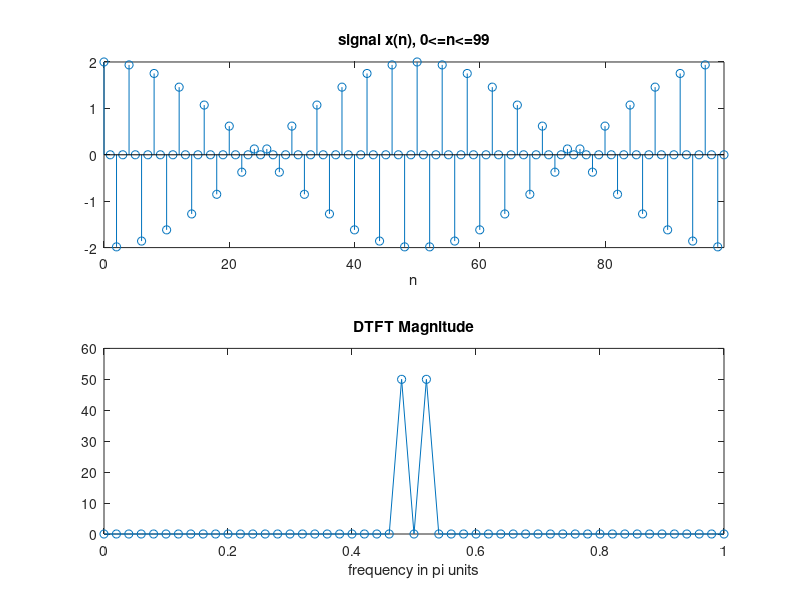
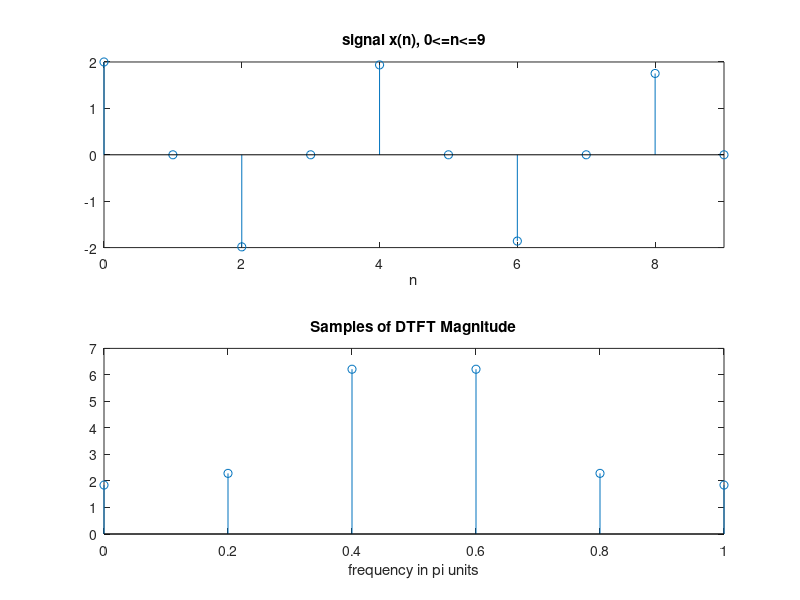
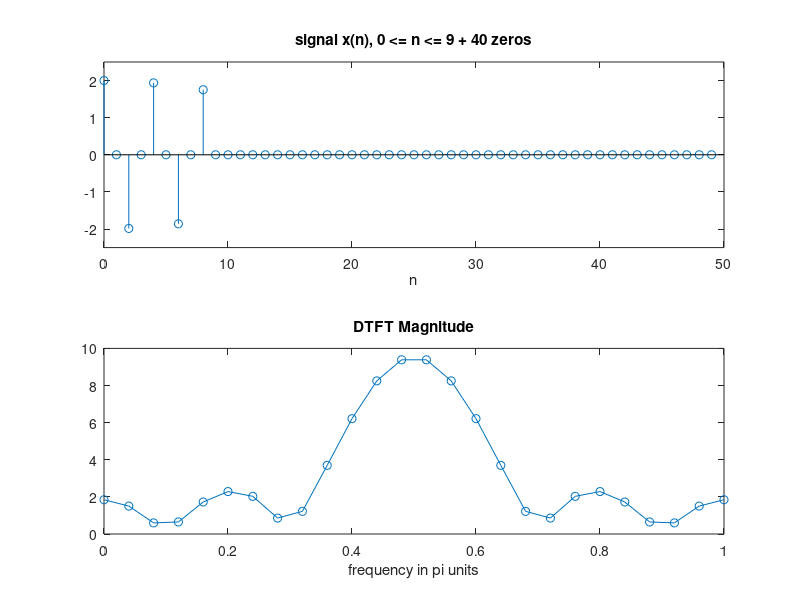
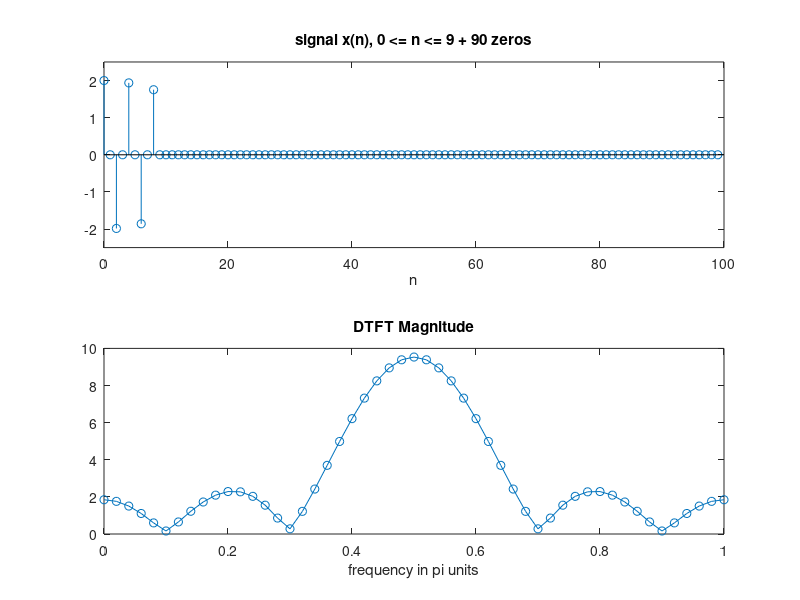

MATLAB code to generate these figures, in order:
% Chapter 05: Example 05.08: HiRes Spectrum% High resolution spectrum based on 100 samples of the signal x(n)figuren=0:99;x=cos(0.48*pi*n)+cos(0.52*pi*n);subplot(2,1,1);stem(n,x);title('signal x(n), 0<=n<=99');xlabel('n')set(gca, 'xlim', [-inf inf]);X=fft(x);magX=abs(X(1:1:51));k=0:1:50;w=2*pi/100*k;subplot(2,1,2);plot(w/pi,magX, '-o');title('DTFT Magnitude');xlabel('frequency in pi units')set(gca, 'xlim', [-inf inf]);% Spectrum based on the first 10 samples of x(n)figuren1=[0:1:9];y1=x(1:1:10);subplot(2,1,1);stem(n1,y1);title('signal x(n), 0<=n<=9');xlabel('n')set(gca, 'xlim', [-inf inf]);Y1=fft(y1);magY1=abs(Y1(1:1:6));k1=0:1:5;w1=2*pi/10*k1;subplot(2,1,2);stem(w1/pi,magY1,'-o');title('Samples of DTFT Magnitude');xlabel('frequency in pi units')set(gca, 'xlim', [-inf inf]);% high density Spectrum (50 samples) based on the first 10 samples of x(n)figuren2=[0:1:49];y2=[x(1:1:10) zeros(1,40)];subplot(2,1,1);stem(n2,y2);title('signal x(n), 0 <= n <= 9 + 40 zeros');xlabel('n')axis([0,50,-2.5,2.5])Y2=fft(y2);magY2=abs(Y2(1:1:26));k2=0:1:25;w2=2*pi/50*k2;subplot(2,1,2);plot(w2/pi,magY2,'-o');title('DTFT Magnitude');xlabel('frequency in pi units')set(gca, 'xlim', [-inf inf]);% High density spectrum (100 samples) based on the first 10 samples of x(n)figuren3=[0:1:99];y3=[x(1:1:10) zeros(1,90)];subplot(2,1,1);stem(n3,y3);title('signal x(n), 0 <= n <= 9 + 90 zeros');xlabel('n')axis([0,100,-2.5,2.5])Y3=fft(y3);magY3=abs(Y3(1:1:51));k3=0:1:50;w3=2*pi/100*k3;subplot(2,1,2);plot(w3/pi,magY3,'-o');title('DTFT Magnitude');xlabel('frequency in pi units')set(gca, 'xlim', [-inf inf]);